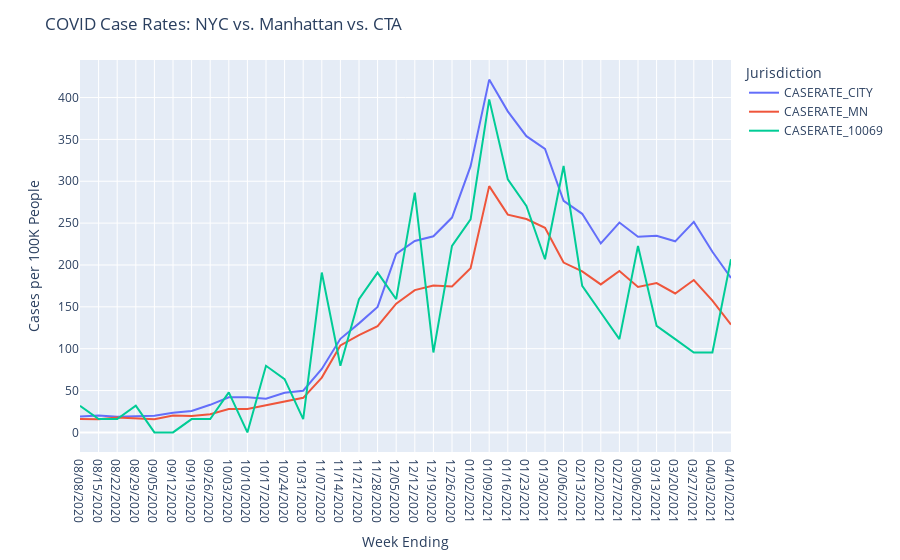

The notebook cell saved with this chart:
### Markdown cell above
## Visualising the Data
The `case_rate_df` data looks like it is the most variable in terms of trend analysis. Let's create a visualisation, one similar to what I would find at a `state` or `country` level.

### Code cell
# Plotly Express makes things really easy, much easier than matplotlib. Let's give it a shot
import plotly.express as px

fig1 = px.line(case_rate_df, x="week_ending", y=['CASERATE_CITY', 'CASERATE_MN', 'CASERATE_' + CTA])
fig1.update_layout(title='COVID Case Rates: NYC vs. Manhattan vs. CTA',
                 xaxis_title='Week Ending',
                 yaxis_title='Cases per 100K People',
                 legend_title_text='Jurisdiction')
fig1.show()

### Figure 1 — Plotly figure (JSON) as saved in the notebook; plotly's stock layout.template omitted (floating-point values rounded to 4 significant figures)
{"data": [{"hovertemplate": "variable=CASERATE_CITY<br>week_ending=%{x}<br>value=%{y}<extra></extra>", "legendgroup": "CASERATE_CITY", "line": {"color": "#636efa", "dash": "solid"}, "mode": "lines", "name": "CASERATE_CITY", "orientation": "v", "showlegend": true, "type": "scatter", "x": ["08/08/2020", "08/15/2020", "08/22/2020", "08/29/2020", "09/05/2020", "09/12/2020", "09/19/2020", "09/26/2020", "10/03/2020", "10/10/2020", "10/17/2020", "10/24/2020", "10/31/2020", "11/07/2020", "11/14/2020", "11/21/2020", "11/28/2020", "12/05/2020", "12/12/2020", "12/19/2020", "12/26/2020", "01/02/2021", "01/09/2021", "01/16/2021", "01/23/2021", "01/30/2021", "02/06/2021", "02/13/2021", "02/20/2021", "02/27/2021", "03/06/2021", "03/13/2021", "03/20/2021", "03/27/2021", "04/03/2021", "04/10/2021"], "xaxis": "x", "y": [19.05, 20.06, 18.76, 19.68, 19.96, 23.34, 25.62, 32.94, 41.99, 42.11, 40.22, 47.31, 49.8, 75.72, 111.8, 130.2, 149.9, 213.3, 228.7, 234.3, 256.6, 318.1, 421.4, 383.5, 353.8, 338.7, 276.7, 261.1, 225.7, 250.7, 233.6, 234.9, 228.2, 251.5, 215.8, 184.6], "yaxis": "y"}, {"hovertemplate": "variable=CASERATE_MN<br>week_ending=%{x}<br>value=%{y}<extra></extra>", "legendgroup": "CASERATE_MN", "line": {"color": "#EF553B", "dash": "solid"}, "mode": "lines", "name": "CASERATE_MN", "orientation": "v", "showlegend": true, "type": "scatter", "x": ["08/08/2020", "08/15/2020", "08/22/2020", "08/29/2020", "09/05/2020", "09/12/2020", "09/19/2020", "09/26/2020", "10/03/2020", "10/10/2020", "10/17/2020", "10/24/2020", "10/31/2020", "11/07/2020", "11/14/2020", "11/21/2020", "11/28/2020", "12/05/2020", "12/12/2020", "12/19/2020", "12/26/2020", "01/02/2021", "01/09/2021", "01/16/2021", "01/23/2021", "01/30/2021", "02/06/2021", "02/13/2021", "02/20/2021", "02/27/2021", "03/06/2021", "03/13/2021", "03/20/2021", "03/27/2021", "04/03/2021", "04/10/2021"], "xaxis": "x", "y": [15.96, 15.84, 17.74, 16.7, 15.72, 20.26, 19.65, 21.61, 27.94, 28.06, 32.6, 37.45, 41.32, 65.45, 103.9, 116.3, 126.8, 153.7, 169.9, 175.4, 174.2, 196.1, 294.2, 260.1, 254.9, 244.5, 202.9, 192.4, 176.8, 192.8, 173.8, 178.4, 166.0, 182.0, 157.5, 128.8], "yaxis": "y"}, {"hovertemplate": "variable=CASERATE_10069<br>week_ending=%{x}<br>value=%{y}<extra></extra>", "legendgroup": "CASERATE_10069", "line": {"color": "#00cc96", "dash": "solid"}, "mode": "lines", "name": "CASERATE_10069", "orientation": "v", "showlegend": true, "type": "scatter", "x": ["08/08/2020", "08/15/2020", "08/22/2020", "08/29/2020", "09/05/2020", "09/12/2020", "09/19/2020", "09/26/2020", "10/03/2020", "10/10/2020", "10/17/2020", "10/24/2020", "10/31/2020", "11/07/2020", "11/14/2020", "11/21/2020", "11/28/2020", "12/05/2020", "12/12/2020", "12/19/2020", "12/26/2020", "01/02/2021", "01/09/2021", "01/16/2021", "01/23/2021", "01/30/2021", "02/06/2021", "02/13/2021", "02/20/2021", "02/27/2021", "03/06/2021", "03/13/2021", "03/20/2021", "03/27/2021", "04/03/2021", "04/10/2021"], "xaxis": "x", "y": [31.82, 15.91, 15.91, 31.82, 0, 0, 15.91, 15.91, 47.74, 0, 79.56, 63.65, 15.91, 190.9, 79.56, 159.1, 190.9, 159.1, 286.4, 95.47, 222.8, 254.6, 397.8, 302.3, 270.5, 206.9, 318.2, 175.0, 143.2, 111.4, 222.8, 127.3, 111.4, 95.47, 95.47, 206.9], "yaxis": "y"}], "layout": {"legend": {"title": {"text": "Jurisdiction"}, "tracegroupgap": 0}, "margin": {"t": 60}, "title": {"text": "COVID Case Rates: NYC vs. Manhattan vs. CTA"}, "xaxis": {"anchor": "y", "domain": [0, 1], "title": {"text": "Week Ending"}}, "yaxis": {"anchor": "x", "domain": [0, 1], "title": {"text": "Cases per 100K People"}}}}
